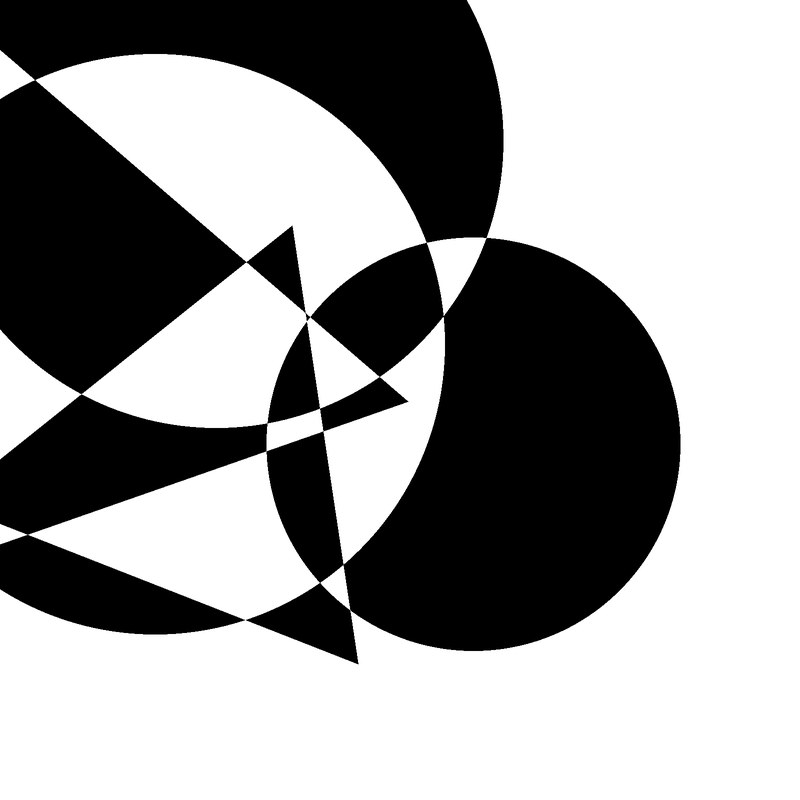
#> input picture examples/bidang.jpg, 800 x 800 px
$ python -i quality.py   (imports and definitions only)
#> lines starting #> are read from the running program, lines starting #| are printed output that depends on the picture; after the words box and inside, x2 and y2 are one past the last pixel; in counts of white or black regions, pixels touching at a corner belong together
"""
quality.py
===========
Evaluator kualitas komposisi otomatis -- BUKAN cuma penilai angka, tapi
"asisten kritik" yang memberi umpan balik tekstual spesifik & bisa
ditindaklanjuti, seperti art director yang mengomentari tugas mahasiswa.

Dua fungsi utama:

1. generate_best_of() -- karena semua teknik di sistem ini memakai elemen
   ACAK, tidak semua seed menghasilkan komposisi yang enak dipandang.
   Fungsi ini merender N kandidat dengan seed berbeda, menilai tiap
   kandidat dengan metrik objektif, lalu mengembalikan yang skornya
   tertinggi ("best-of-N sampling", prinsip yang sama dipakai banyak tool
   generative art profesional).

2. generate_critique() -- menganalisis SATU citra (kandidat manapun, tidak
   harus dari best-of) dan menghasilkan poin-poin kritik berbahasa
   Indonesia yang konkret & bisa ditindaklanjuti, bukan cuma angka mentah.

Metrik yang dipakai (semua dihitung langsung dari piksel citra, generik
untuk latar terang MAUPUN gelap -- tidak mengasumsikan latar putih):

1. Ink ratio & coverage balance -- proporsi piksel "berisi tinta" (beda
   jauh dari warna latar dominan) sebaiknya tidak terlalu ekstrem.
2. Area kosong tersambung terbesar (largest connected blank region) --
   metrik BARU yang secara langsung menangkap masalah "tidak full-page"
   (satu kuadran/sudut kosong besar) yang sebelumnya cuma ketahuan lewat
   inspeksi visual manual satu-satu.
3. Keseimbangan kuadran (kiri-kanan, atas-bawah) -- bobot visual (massa
   tinta) yang terlalu condong ke satu sisi ditandai secara spesifik sisi
   mana yang berat.
4. Contrast (std dev grayscale) -- makin tinggi biasanya makin "hidup".
5. Edge density -- kepadatan tepi/garis, menangkap kekayaan detail
   struktural.
6. Centering -- seberapa jauh titik berat visual melenceng dari tengah
   kanvas (bukan berarti harus persis di tengah -- nirmana keseimbangan
   asimetris sengaja melenceng -- tapi tetap metrik informatif).

Skor akhir adalah kombinasi tertimbang, dinormalisasi ke 0-100.
"""

import random
from typing import Callable, List, Tuple

import numpy as np
from PIL import Image, ImageFilter

try:
    from scipy import ndimage
    _HAS_SCIPY = True
except ImportError:  # pragma: no cover - scipy ada di environment produksi
    _HAS_SCIPY = False


def _background_value(gray_small: np.ndarray) -> float:
    """Estimasi warna latar dominan lewat puncak histogram -- generik
    untuk latar putih, hitam, ATAU abu-abu (mis. teknik value_grid,
    sedimen) tanpa mengasumsikan latar selalu terang."""
    hist, edges = np.histogram(gray_small, bins=40, range=(0.0, 1.0))
    peak_bin = int(np.argmax(hist))
    return float((edges[peak_bin] + edges[peak_bin + 1]) / 2)


def _largest_blank_region_frac(gray: np.ndarray, bg_value: float,
                                downsample: int = 110, tol: float = 0.08) -> float:
    """Fraksi kanvas yang ditempati SATU region kosong (latar) tersambung
    terbesar -- inilah metrik yang langsung menangkap masalah "komposisi
    tidak penuh halaman" (satu sudut/kuadran kosong luas), yang sebelumnya
    cuma ketahuan lewat audit visual manual satu teknik per satu teknik.
    Dianalisis di resolusi kecil (downsample) karena yang dicari adalah
    area kosong MAKRO, bukan celah kecil antar-elemen."""
    small_img = Image.fromarray((gray * 255).astype(np.uint8)).resize(
        (downsample, downsample), Image.BOX)
    small = np.asarray(small_img, dtype=np.float64) / 255.0
    blank_mask = np.abs(small - bg_value) < tol

    if not blank_mask.any():
        return 0.0

    if _HAS_SCIPY:
        structure = np.ones((3, 3), dtype=int)  # konektivitas-8 (termasuk diagonal)
        labeled, num = ndimage.label(blank_mask, structure=structure)
        if num == 0:
            return 0.0
        sizes = np.bincount(labeled.ravel())[1:]
        largest = sizes.max()
    else:
        # Fallback tanpa scipy: flood-fill manual sederhana (BFS)
        visited = np.zeros_like(blank_mask, dtype=bool)
        largest = 0
        H, W = blank_mask.shape
        for sy in range(H):
            for sx in range(W):
                if blank_mask[sy, sx] and not visited[sy, sx]:
                    stack = [(sy, sx)]
                    visited[sy, sx] = True
                    size = 0
                    while stack:
                        y, x = stack.pop()
                        size += 1
                        for dy in (-1, 0, 1):
                            for dx in (-1, 0, 1):
                                ny, nx = y + dy, x + dx
                                if 0 <= ny < H and 0 <= nx < W and blank_mask[ny, nx] and not visited[ny, nx]:
                                    visited[ny, nx] = True
                                    stack.append((ny, nx))
                    largest = max(largest, size)

    return float(largest / blank_mask.size)


def _quadrant_balance(gray: np.ndarray, bg_value: float) -> dict:
    """Bobot visual (massa tinta) kiri vs kanan & atas vs bawah -- dipakai
    untuk memberi kritik SPESIFIK sisi mana yang terlalu berat/kosong,
    bukan cuma 'komposisi kurang seimbang' yang generik."""
    H, W = gray.shape
    ink = np.abs(gray - bg_value)
    total = ink.sum()
    if total < 1e-6:
        return {"lr_imbalance": 0.0, "tb_imbalance": 0.0, "heavy_side": None}

    left = ink[:, :W // 2].sum()
    right = ink[:, W // 2:].sum()
    top = ink[:H // 2, :].sum()
    bottom = ink[H // 2:, :].sum()

    lr_imbalance = abs(left - right) / total
    tb_imbalance = abs(top - bottom) / total

    heavy_parts = []
    if lr_imbalance > 0.15:
        heavy_parts.append("kanan" if right > left else "kiri")
    if tb_imbalance > 0.15:
        heavy_parts.append("bawah" if bottom > top else "atas")

    return {
        "lr_imbalance": float(lr_imbalance),
        "tb_imbalance": float(tb_imbalance),
        "heavy_side": "-".join(heavy_parts) if heavy_parts else None,
    }


def _ink_bbox_coverage(gray: np.ndarray, bg_value: float, downsample: int = 110) -> float:
    """Seberapa luas bounding-box elemen berisi tinta MEMBENTANG di kanvas
    (lebar x tinggi bounding box, dibagi luas kanvas). Metrik ini membedakan
    dua situasi yang sama-sama punya 'area kosong tersambung besar' tapi
    maknanya beda total:
      - Elemen jarang tapi MEMBENTANG sampai ke semua tepi (mis. motif
        radial, grid titik renggang) -> bbox coverage tinggi -> area kosong
        di antaranya cuma "napas" gaya sparse, BUKAN masalah.
      - Elemen menggerombol di satu area & menyisakan satu sisi/sudut
        benar-benar kosong -> bbox coverage rendah -> ini masalah nyata.
    """
    small_img = Image.fromarray((gray * 255).astype(np.uint8)).resize(
        (downsample, downsample), Image.BOX)
    small = np.asarray(small_img, dtype=np.float64) / 255.0
    ink = np.abs(small - bg_value) > 0.12
    ys, xs = np.where(ink)
    if len(xs) < 5:
        return 0.0
    w_cov = (xs.max() - xs.min() + 1) / downsample
    h_cov = (ys.max() - ys.min() + 1) / downsample
    return float(w_cov * h_cov)


def _score_image(img: Image.Image, sparse_ok: bool = False) -> dict:
    """sparse_ok=True untuk teknik yang MEMANG sengaja jarang/berongga
    sebagai prinsip desain (mis. Keseimbangan Asimetris yang sengaja
    menyisakan ruang negatif luas, atau motif radial/titik yang jarang
    secara gaya) -- melunakkan penalti area-kosong & target kepadatan
    tinta supaya evaluator tidak memberi kritik yang salah konteks."""
    gray = np.asarray(img.convert("L"), dtype=np.float64) / 255.0
    H, W = gray.shape

    small_for_bg = np.asarray(
        Image.fromarray((gray * 255).astype(np.uint8)).resize((110, 110), Image.BOX),
        dtype=np.float64) / 255.0
    bg_value = _background_value(small_for_bg)

    # 1. Ink ratio (generik latar terang/gelap): proporsi piksel yang
    #    berbeda jauh dari warna latar dominan.
    ink_mask = np.abs(gray - bg_value) > 0.12
    ink_ratio = float(ink_mask.mean())
    target = 0.14 if sparse_ok else 0.30
    if ink_ratio < 0.02 or ink_ratio > 0.95:
        coverage_score = 0.05
    else:
        coverage_score = max(0.0, 1.0 - abs(ink_ratio - target) / 0.5)

    # 2. Area kosong tersambung terbesar -- metrik anti "tidak full-page".
    #    Dilunakkan kalau elemen sudah membentang sampai tepi (bbox_coverage
    #    tinggi) ATAU teknik memang sparse_ok by design.
    largest_blank_frac = _largest_blank_region_frac(gray, bg_value)
    bbox_coverage = _ink_bbox_coverage(gray, bg_value)
    if sparse_ok:
        blank_threshold = 0.80
    elif bbox_coverage > 0.80:
        blank_threshold = 0.65  # elemen sudah menjangkau semua tepi -> longgar
    else:
        blank_threshold = 0.35
    blank_region_score = max(0.0, 1.0 - max(0.0, largest_blank_frac - blank_threshold) / 0.45)

    # 3. Keseimbangan kuadran kiri-kanan / atas-bawah
    quad = _quadrant_balance(gray, bg_value)
    quadrant_balance_score = max(0.0, 1.0 - (quad["lr_imbalance"] + quad["tb_imbalance"]) / 2 / 0.5)

    # 4. Contrast
    contrast_score = min(1.0, float(gray.std()) / 0.32)

    # 5. Edge density (kekayaan detail struktural)
    edges = np.asarray(img.convert("L").filter(ImageFilter.FIND_EDGES), dtype=np.float64) / 255.0
    edge_density = float(edges.mean())
    edge_score = min(1.0, edge_density / 0.10)

    # 6. Centering: bandingkan centroid massa tinta vs pusat kanvas
    ys, xs = np.where(ink_mask)
    if len(xs) > 50:
        cx, cy = xs.mean() / W, ys.mean() / H
        dist_from_center = ((cx - 0.5) ** 2 + (cy - 0.5) ** 2) ** 0.5
        centering_score = max(0.0, 1.0 - dist_from_center / 0.5)
    else:
        centering_score = 0.3

    total = (coverage_score * 0.20 + blank_region_score * 0.25 +
             quadrant_balance_score * 0.15 + contrast_score * 0.15 +
             edge_score * 0.15 + centering_score * 0.10) * 100

    return {
        "total": total,
        "dark_ratio": ink_ratio,  # nama dipertahankan demi kompatibilitas pemanggil lama
        "ink_ratio": ink_ratio,
        "bg_value": bg_value,
        "largest_blank_frac": largest_blank_frac,
        "blank_threshold": blank_threshold,
        "bbox_coverage": bbox_coverage,
        "sparse_ok": sparse_ok,
        "lr_imbalance": quad["lr_imbalance"],
        "tb_imbalance": quad["tb_imbalance"],
        "heavy_side": quad["heavy_side"],
        "contrast": float(gray.std()),
        "edge_density": edge_density,
        "centering": centering_score,
    }


# [95 lines left out: functions generate_critique, generate_best_of, not called in this run]

>>> from PIL import Image
>>> picture = Image.open('../examples/bidang.jpg')
#> picture is the input picture: PIL image 800x800 RGB; min 0, max 255, mean 154.8
>>> result = _score_image(picture)
#> in _score_image, `small_for_bg = np.asarray( Image.fromarray((gray * 255).astype(np.uint..`:
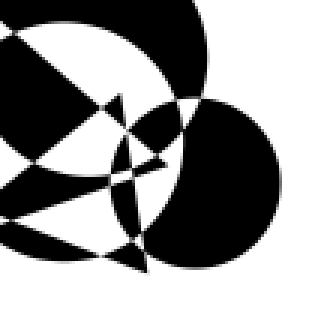
#> small_for_bg: shape (110, 110) float64 (shown 3 times larger); min 0, max 1, mean 0.607
#> in _background_value, `hist, edges = np.histogram(gray_small, bins=40, range=(0.0, 1.0))`: hist = 40 values, max 6940 at index 39, min 10 at index 19, mean 302.5; edges = 41 values from 0 to 1
#> in _background_value, `peak_bin = int(np.argmax(hist))`: peak_bin = 39
#> in _score_image, `bg_value = _background_value(small_for_bg)`: bg_value = 0.988
#> in _score_image, `ink_mask = np.abs(gray - bg_value) > 0.12`:
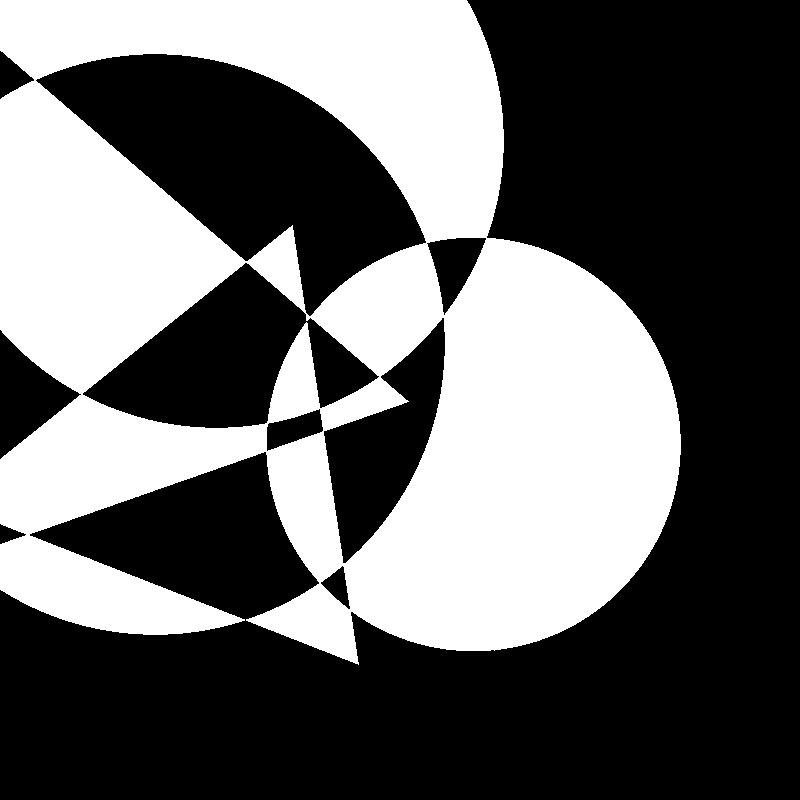
#> ink_mask: shape (800, 800) bool; 39.6% white; 1 white region, box (x1, y1, x2, y2) and area: (0, 0, 681, 665) 253350
#> in _score_image, `ink_ratio = float(ink_mask.mean())`: ink_ratio = 0.396
#> in _score_image, `coverage_score = max(0.0, 1.0 - abs(ink_ratio - target) / 0.5)`: coverage_score = 0.808
#> in _largest_blank_region_frac, `blank_mask = np.abs(small - bg_value) < tol`:
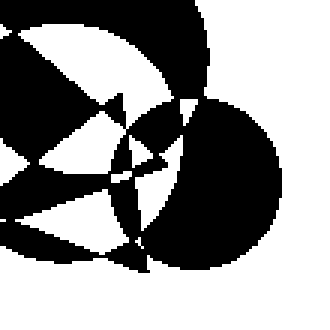
#> blank_mask: shape (110, 110) bool (shown 3 times larger); 58.2% white; 1 black region, box (x1, y1, x2, y2) and area: (0, 0, 94, 91) 5061
#> in _largest_blank_region_frac, `labeled, num = ndimage.label(blank_mask, structure=structure)`:
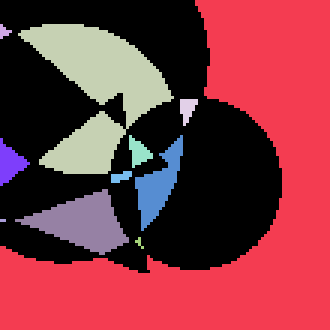
#> labeled: shape (110, 110) int32 (shown 3 times larger); 12 distinct labels, from 0 to 11; one colour per label, 0 black
#> in _largest_blank_region_frac, `labeled, num = ndimage.label(blank_mask, structure=structure)`: num = 11
#> in _largest_blank_region_frac, `sizes = np.bincount(labeled.ravel())[1:]`: sizes = [5002, 11, 1197, 34, 47, 222, 82, 19, 418, 2, 5]
#> in _largest_blank_region_frac, `largest = sizes.max()`: largest = 5002
#> in _score_image, `largest_blank_frac = _largest_blank_region_frac(gray, bg_value)`: largest_blank_frac = 0.413
#> in _ink_bbox_coverage, `ys, xs = np.where(ink)`: ys = 5025 values from 0 to 90; xs = 5025 values, max 93 at index 2938, min 0 at index 0, mean 44.45
#> in _ink_bbox_coverage, `w_cov = (xs.max() - xs.min() + 1) / downsample`: w_cov = 0.855
#> in _ink_bbox_coverage, `h_cov = (ys.max() - ys.min() + 1) / downsample`: h_cov = 0.827
#> in _score_image, `bbox_coverage = _ink_bbox_coverage(gray, bg_value)`: bbox_coverage = 0.707
#> in _score_image, `blank_region_score = max(0.0, 1.0 - max(0.0, largest_blank_frac - blan..`: blank_region_score = 0.859
#> in _quadrant_balance, `total = ink.sum()`: total = 252960.6
#> in _quadrant_balance, `left = ink[:, :W // 2].sum()`: left = 140362.3
#> in _quadrant_balance, `right = ink[:, W // 2:].sum()`: right = 112598.4
#> in _quadrant_balance, `top = ink[:H // 2, :].sum()`: top = 142491.4
#> in _quadrant_balance, `bottom = ink[H // 2:, :].sum()`: bottom = 110469.3
#> in _quadrant_balance, `lr_imbalance = abs(left - right) / total`: lr_imbalance = 0.11
#> in _quadrant_balance, `tb_imbalance = abs(top - bottom) / total`: tb_imbalance = 0.127
#> in _score_image, `quad = _quadrant_balance(gray, bg_value)`: quad = 3 items
#> in _score_image, `quadrant_balance_score = max(0.0, 1.0 - (quad["lr_imbalance"] + quad["..`: quadrant_balance_score = 0.764
#> in _score_image, `contrast_score = min(1.0, float(gray.std()) / 0.32)`: contrast_score = 1
#> in _score_image, `edges = np.asarray(img.convert("L").filter(ImageFilter.FIND_EDGES), dt..`:
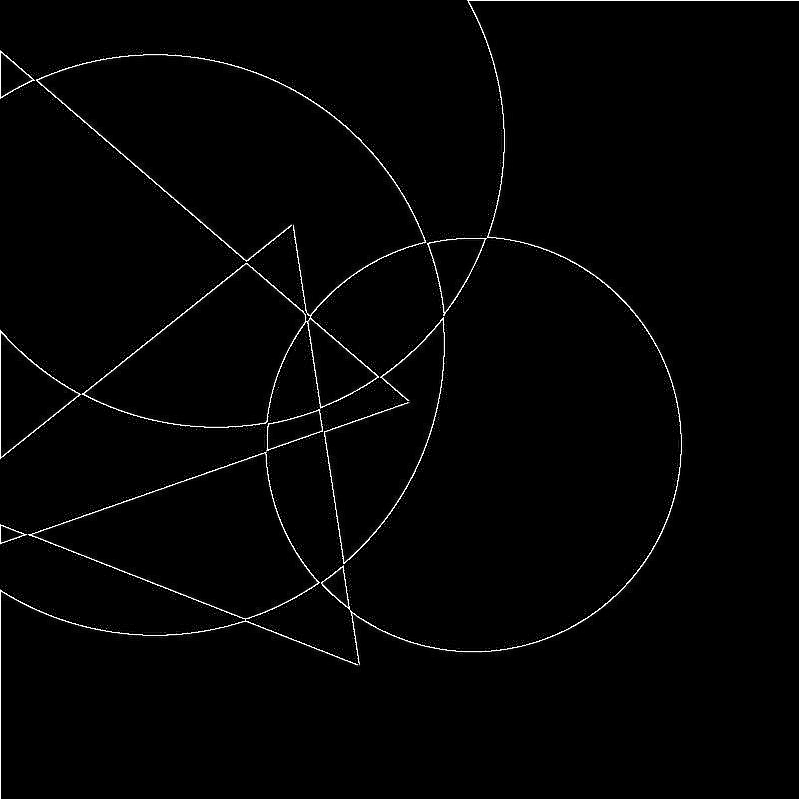
#> edges: shape (800, 800) float64; min 0, max 1, mean 0.0168
#> in _score_image, `edge_density = float(edges.mean())`: edge_density = 0.0168
#> in _score_image, `edge_score = min(1.0, edge_density / 0.10)`: edge_score = 0.168
#> in _score_image, `cx, cy = xs.mean() / W, ys.mean() / H`: cx = 0.41; cy = 0.427
#> in _score_image, `dist_from_center = ((cx - 0.5) ** 2 + (cy - 0.5) ** 2) ** 0.5`: dist_from_center = 0.116
#> in _score_image, `centering_score = max(0.0, 1.0 - dist_from_center / 0.5)`: centering_score = 0.767
#> in _score_image, `total = (coverage_score * 0.20 + blank_region_score * 0.25 + quadrant_..`: total = 74.29
#> result = 14 items

$ run again, on examples/depth_tunnel.jpg
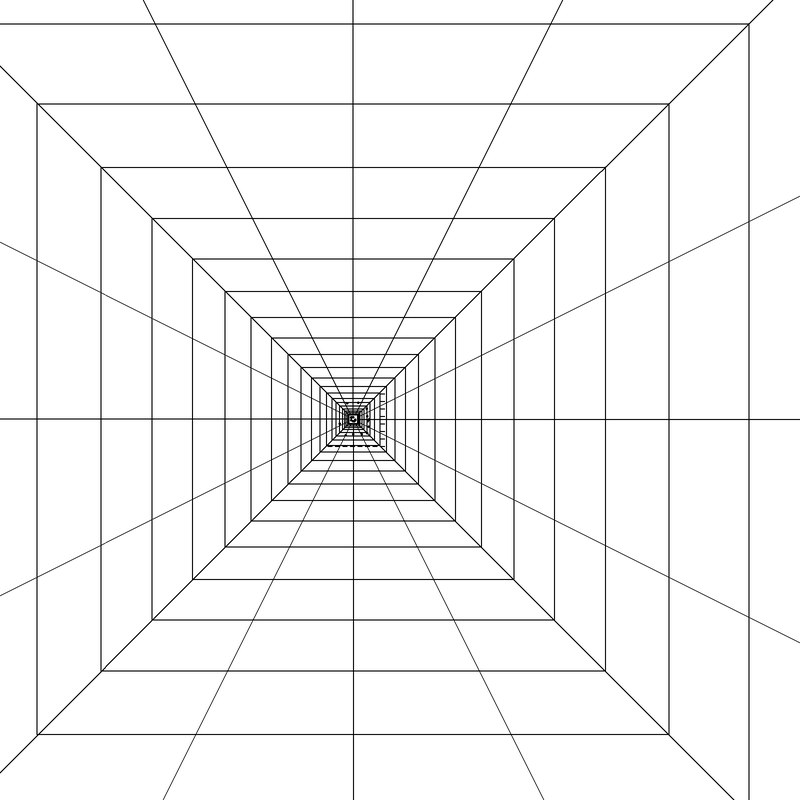
#> input picture examples/depth_tunnel.jpg, 800 x 800 px
#> picture is the input picture: PIL image 800x800 RGB; min 0, max 255, mean 245.9
#> in _background_value, `hist, edges = np.histogram(gray_small, bins=40, range=(0.0, 1.0))`: hist = 40 values, max 9191 at index 39, min 0 at index 0, mean 302.5; edges = 41 values from 0 to 1
#> peak_bin = 39
#> bg_value = 0.988
#> ink_mask: shape (800, 800) bool; 5.2% white in thin lines or dots
#> ink_ratio = 0.0517
#> coverage_score = 0.503
#> blank_mask: shape (110, 110) bool; 81.7% white; black in thin lines or dots
#> in _largest_blank_region_frac, `labeled, num = ndimage.label(blank_mask, structure=structure)`:
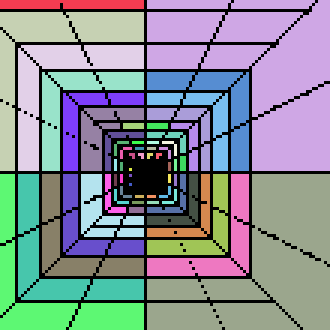
#> labeled: shape (110, 110) int32 (shown 3 times larger); 61 distinct labels, from 0 to 60; one colour per label, 0 black
#> num = 60
#> sizes = 60 values, max 2116 at index 1, min 1 at index 32, mean 164.8
#> largest = 2116
#> largest_blank_frac = 0.175
#> ys = 1841 values from 0 to 109; xs = 1841 values, max 109 at index 1050, min 0 at index 8, mean 47.57
#> w_cov = 1
#> in _quadrant_balance, `total = ink.sum()`: total = 28625.3
#> left = 16213
#> right = 12412.3
#> top = 13579.5
#> bottom = 15045.7
#> lr_imbalance = 0.133
#> tb_imbalance = 0.0512
#> quad = 3 items
#> quadrant_balance_score = 0.816
#> contrast_score = 0.459
#> in _score_image, `edges = np.asarray(img.convert("L").filter(ImageFilter.FIND_EDGES), dt..`:
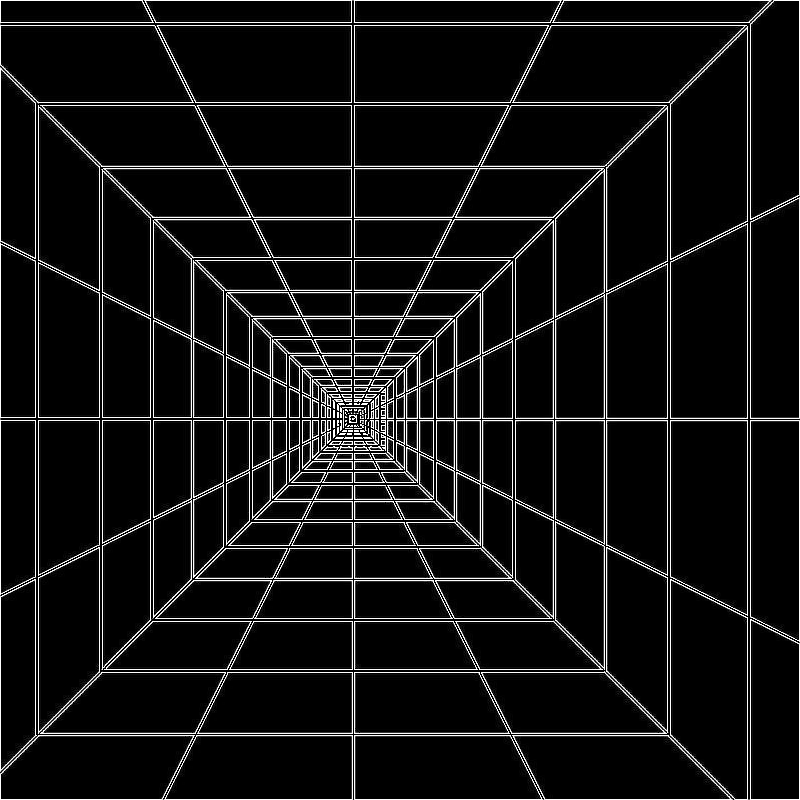
#> edges: shape (800, 800) float64; min 0, max 1, mean 0.0757
#> edge_density = 0.0757
#> edge_score = 0.757
#> cx = 0.465; cy = 0.495
#> dist_from_center = 0.035
#> centering_score = 0.93
#> in _score_image, `total = (coverage_score * 0.20 + blank_region_score * 0.25 + quadrant_..`: total = 74.85
#> result = 14 items
